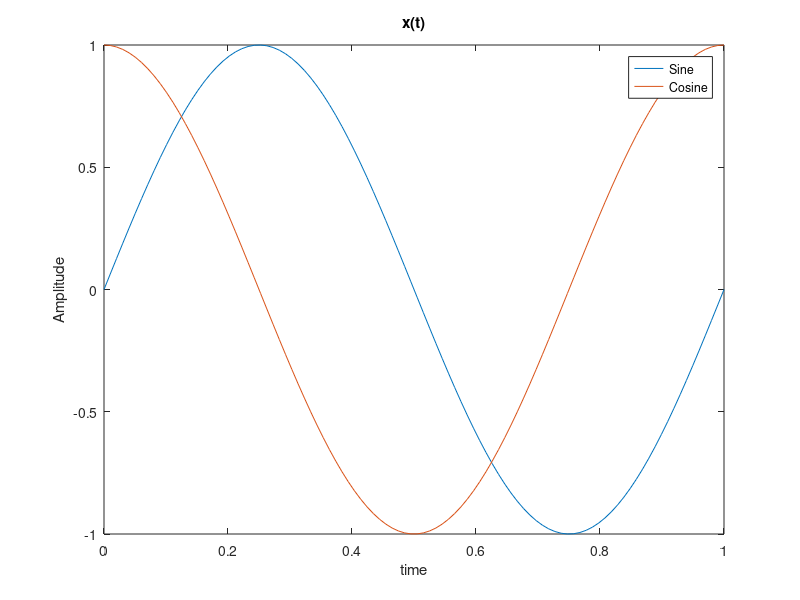

Write the MATLAB code that produced this figure.
%To generate sinusoidal signal
clc
clear all
close all
A=1;
f=1;
t=linspace(0,1,100);
x1=A*sin(2*pi*f*t);
x2=A*cos(2*pi*f*t);
plot(t,x1,t,x2),xlabel('time'),ylabel('Amplitude'),
title('x(t)'),legend('Sine','Cosine')
